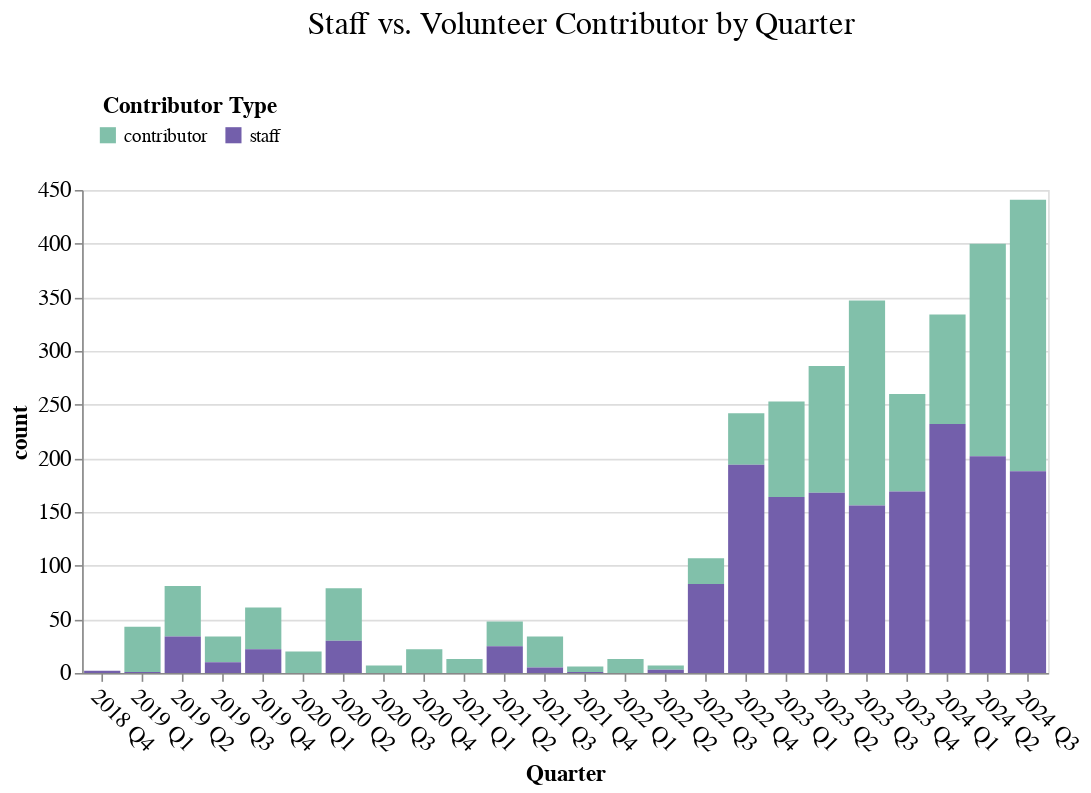

Notebook code cell kept with this figure:
### Code cell
# Create the Altair chart
chart = (
    alt.Chart(df_quarters)
    .mark_bar()
    .encode(
        alt.X('quarter_label:O')
            .title('Quarter')
            .axis(labelAngle=45),
        alt.Y('count:Q')
            .stack(True),
        alt.Color('contrib_type:N')
            .title("Contributor Type")
            .scale(range=["#81c0aa", "#735fab"]),
        alt.Tooltip(["quarter_label", "contrib_type", "count"])
    )
    .properties(title="Staff vs. Volunteer Contributor by Quarter")
    .configure_legend(
        orient='top',
        titleAnchor='middle',
        direction='horizontal',
        padding=10,
    )
    .interactive()
)

chart

### Figure 1 — Vega-Lite specification as saved in the notebook (floating-point values rounded to 4 significant figures)
{"config": {"title": {"fontSize": 20, "font": "Poppins", "anchor": "middle", "color": "black", "fontWeight": 400, "dy": -20, "dx": 10}, "axis": {"labelFontSize": 14, "titleFontSize": 14, "titleFont": "Poppins", "labelFont": "Poppins"}, "axisX": {"labelAngle": 0}, "legend": {"labelFontSize": 12, "titleFontSize": 14, "titleFont": "Poppins", "labelFont": "Poppins", "direction": "horizontal", "orient": "top", "padding": 10, "titleAnchor": "middle"}, "bar": {"color": "purple", "fill": "purple"}, "line": {"color": "purple"}, "view": {"height": 300, "width": 600, "padding": {"top": 190, "left": 10, "right": 10, "bottom": 90}}}, "data": {"name": "data-769620e9a2b650bbaa8962bbf4e61a31"}, "mark": {"type": "bar"}, "encoding": {"color": {"field": "contrib_type", "scale": {"range": ["#81c0aa", "#735fab"]}, "title": "Contributor Type", "type": "nominal"}, "tooltip": [{"field": "quarter_label", "type": "nominal"}, {"field": "contrib_type", "type": "nominal"}, {"field": "count", "type": "quantitative"}], "x": {"axis": {"labelAngle": 45}, "field": "quarter_label", "title": "Quarter", "type": "ordinal"}, "y": {"field": "count", "stack": true, "type": "quantitative"}}, "params": [{"name": "param_9", "select": {"type": "interval", "encodings": ["x", "y"]}, "bind": "scales"}], "title": "Staff vs. Volunteer Contributor by Quarter", "$schema": "https://vega.github.io/schema/vega-lite/v5.17.0.json", "datasets": {"data-769620e9a2b650bbaa8962bbf4e61a31": [{"index": 0, "quarter": "2018Q4", "contrib_type": "staff", "count": 2, "quarter_label": "2018 Q4", "year": "2018", "qtr": "Q4"}, {"index": 1, "quarter": "2019Q1", "contrib_type": "contributor", "count": 42, "quarter_label": "2019 Q1", "year": "2019", "qtr": "Q1"}, {"index": 2, "quarter": "2019Q1", "contrib_type": "staff", "count": 1, "quarter_label": "2019 Q1", "year": "2019", "qtr": "Q1"}, {"index": 3, "quarter": "2019Q2", "contrib_type": "contributor", "count": 47, "quarter_label": "2019 Q2", "year": "2019", "qtr": "Q2"}, {"index": 4, "quarter": "2019Q2", "contrib_type": "staff", "count": 34, "quarter_label": "2019 Q2", "year": "2019", "qtr": "Q2"}, {"index": 5, "quarter": "2019Q3", "contrib_type": "contributor", "count": 24, "quarter_label": "2019 Q3", "year": "2019", "qtr": "Q3"}, {"index": 6, "quarter": "2019Q3", "contrib_type": "staff", "count": 10, "quarter_label": "2019 Q3", "year": "2019", "qtr": "Q3"}, {"index": 7, "quarter": "2019Q4", "contrib_type": "contributor", "count": 39, "quarter_label": "2019 Q4", "year": "2019", "qtr": "Q4"}, {"index": 8, "quarter": "2019Q4", "contrib_type": "staff", "count": 22, "quarter_label": "2019 Q4", "year": "2019", "qtr": "Q4"}, {"index": 9, "quarter": "2020Q1", "contrib_type": "contributor", "count": 20, "quarter_label": "2020 Q1", "year": "2020", "qtr": "Q1"}, {"index": 10, "quarter": "2020Q2", "contrib_type": "contributor", "count": 49, "quarter_label": "2020 Q2", "year": "2020", "qtr": "Q2"}, {"index": 11, "quarter": "2020Q2", "contrib_type": "staff", "count": 30, "quarter_label": "2020 Q2", "year": "2020", "qtr": "Q2"}, {"index": 12, "quarter": "2020Q3", "contrib_type": "contributor", "count": 7, "quarter_label": "2020 Q3", "year": "2020", "qtr": "Q3"}, {"index": 13, "quarter": "2020Q4", "contrib_type": "contributor", "count": 22, "quarter_label": "2020 Q4", "year": "2020", "qtr": "Q4"}, {"index": 14, "quarter": "2021Q1", "contrib_type": "contributor", "count": 13, "quarter_label": "2021 Q1", "year": "2021", "qtr": "Q1"}, {"index": 15, "quarter": "2021Q2", "contrib_type": "contributor", "count": 23, "quarter_label": "2021 Q2", "year": "2021", "qtr": "Q2"}, {"index": 16, "quarter": "2021Q2", "contrib_type": "staff", "count": 25, "quarter_label": "2021 Q2", "year": "2021", "qtr": "Q2"}, {"index": 17, "quarter": "2021Q3", "contrib_type": "contributor", "count": 29, "quarter_label": "2021 Q3", "year": "2021", "qtr": "Q3"}, {"index": 18, "quarter": "2021Q3", "contrib_type": "staff", "count": 5, "quarter_label": "2021 Q3", "year": "2021", "qtr": "Q3"}, {"index": 19, "quarter": "2021Q4", "contrib_type": "contributor", "count": 5, "quarter_label": "2021 Q4", "year": "2021", "qtr": "Q4"}, {"index": 20, "quarter": "2021Q4", "contrib_type": "staff", "count": 1, "quarter_label": "2021 Q4", "year": "2021", "qtr": "Q4"}, {"index": 21, "quarter": "2022Q1", "contrib_type": "contributor", "count": 13, "quarter_label": "2022 Q1", "year": "2022", "qtr": "Q1"}, {"index": 22, "quarter": "2022Q2", "contrib_type": "contributor", "count": 4, "quarter_label": "2022 Q2", "year": "2022", "qtr": "Q2"}, {"index": 23, "quarter": "2022Q2", "contrib_type": "staff", "count": 3, "quarter_label": "2022 Q2", "year": "2022", "qtr": "Q2"}, {"index": 24, "quarter": "2022Q3", "contrib_type": "contributor", "count": 24, "quarter_label": "2022 Q3", "year": "2022", "qtr": "Q3"}, {"index": 25, "quarter": "2022Q3", "contrib_type": "staff", "count": 83, "quarter_label": "2022 Q3", "year": "2022", "qtr": "Q3"}, {"index": 26, "quarter": "2022Q4", "contrib_type": "contributor", "count": 48, "quarter_label": "2022 Q4", "year": "2022", "qtr": "Q4"}, {"index": 27, "quarter": "2022Q4", "contrib_type": "staff", "count": 194, "quarter_label": "2022 Q4", "year": "2022", "qtr": "Q4"}, {"index": 28, "quarter": "2023Q1", "contrib_type": "contributor", "count": 89, "quarter_label": "2023 Q1", "year": "2023", "qtr": "Q1"}, {"index": 29, "quarter": "2023Q1", "contrib_type": "staff", "count": 164, "quarter_label": "2023 Q1", "year": "2023", "qtr": "Q1"}, {"index": 30, "quarter": "2023Q2", "contrib_type": "contributor", "count": 118, "quarter_label": "2023 Q2", "year": "2023", "qtr": "Q2"}, {"index": 31, "quarter": "2023Q2", "contrib_type": "staff", "count": 168, "quarter_label": "2023 Q2", "year": "2023", "qtr": "Q2"}, {"index": 32, "quarter": "2023Q3", "contrib_type": "contributor", "count": 191, "quarter_label": "2023 Q3", "year": "2023", "qtr": "Q3"}, {"index": 33, "quarter": "2023Q3", "contrib_type": "staff", "count": 156, "quarter_label": "2023 Q3", "year": "2023", "qtr": "Q3"}, {"index": 34, "quarter": "2023Q4", "contrib_type": "contributor", "count": 91, "quarter_label": "2023 Q4", "year": "2023", "qtr": "Q4"}, {"index": 35, "quarter": "2023Q4", "contrib_type": "staff", "count": 169, "quarter_label": "2023 Q4", "year": "2023", "qtr": "Q4"}, {"index": 36, "quarter": "2024Q1", "contrib_type": "contributor", "count": 102, "quarter_label": "2024 Q1", "year": "2024", "qtr": "Q1"}, {"index": 37, "quarter": "2024Q1", "contrib_type": "staff", "count": 232, "quarter_label": "2024 Q1", "year": "2024", "qtr": "Q1"}, {"index": 38, "quarter": "2024Q2", "contrib_type": "contributor", "count": 198, "quarter_label": "2024 Q2", "year": "2024", "qtr": "Q2"}, {"index": 39, "quarter": "2024Q2", "contrib_type": "staff", "count": 202, "quarter_label": "2024 Q2", "year": "2024", "qtr": "Q2"}, {"index": 40, "quarter": "2024Q3", "contrib_type": "contributor", "count": 253, "quarter_label": "2024 Q3", "year": "2024", "qtr": "Q3"}, {"index": 41, "quarter": "2024Q3", "contrib_type": "staff", "count": 188, "quarter_label": "2024 Q3", "year": "2024", "qtr": "Q3"}]}}
